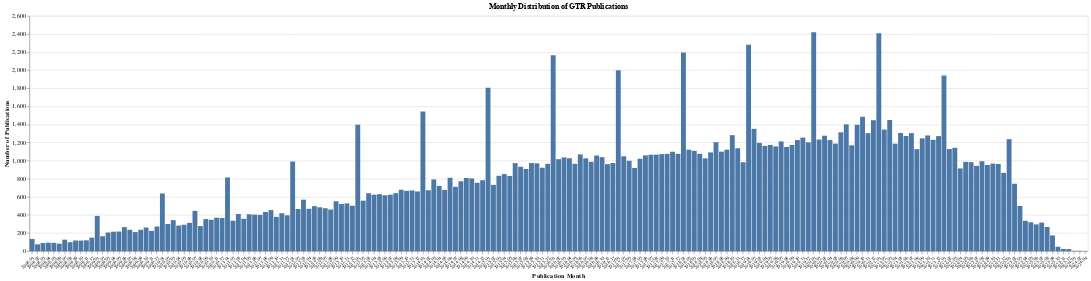

Notebook code for this chart:
### Markdown cell above
### Publications over time

### Code cell
# Assuming gtr_publications is already defined and loaded
pubs = gtr_publications.copy()
pubs['publication_date'] = pd.to_datetime(pubs['publication_date'])

# keep publications from 2008 onwards
pubs = pubs[pubs['publication_date'] >= '2008-01-01']

pubs['year_month'] = pubs['publication_date'].dt.strftime('%Y-%m')

# Group by 'year_month' and count the publications
monthly_counts = pubs.groupby('year_month').size().reset_index(name='counts')

# Create a histogram using the aggregated data
chart = alt.Chart(monthly_counts).mark_bar().encode(
    x=alt.X('year_month:O', title='Publication Month', axis=alt.Axis(tickCount=pubs.shape[0], grid=False, labelAngle=-45, labelFontSize=8)),
    y=alt.Y('counts:Q', title='Number of Publications')
).properties(
    title='Monthly Distribution of GTR Publications',
    width=1800,  # Adjusted for better readability
    height=400
)

chart

### Figure 1 — Vega-Lite specification as saved in the notebook (floating-point values rounded to 4 significant figures; data arrays with more than 128 entries replaced by an {"elided": "..."} marker saying what was removed)
{"config": {"view": {"continuousWidth": 300, "continuousHeight": 300}}, "data": {"name": "data-38b04dc026b73419f7d294b9a9ac1e77"}, "mark": {"type": "bar"}, "encoding": {"x": {"axis": {"grid": false, "labelAngle": -45, "labelFontSize": 8, "tickCount": 157258}, "field": "year_month", "title": "Publication Month", "type": "ordinal"}, "y": {"field": "counts", "title": "Number of Publications", "type": "quantitative"}}, "height": 400, "title": "Monthly Distribution of GTR Publications", "width": 1800, "$schema": "https://vega.github.io/schema/vega-lite/v5.16.3.json", "datasets": {"data-38b04dc026b73419f7d294b9a9ac1e77": {"elided": "195 records"}}}
